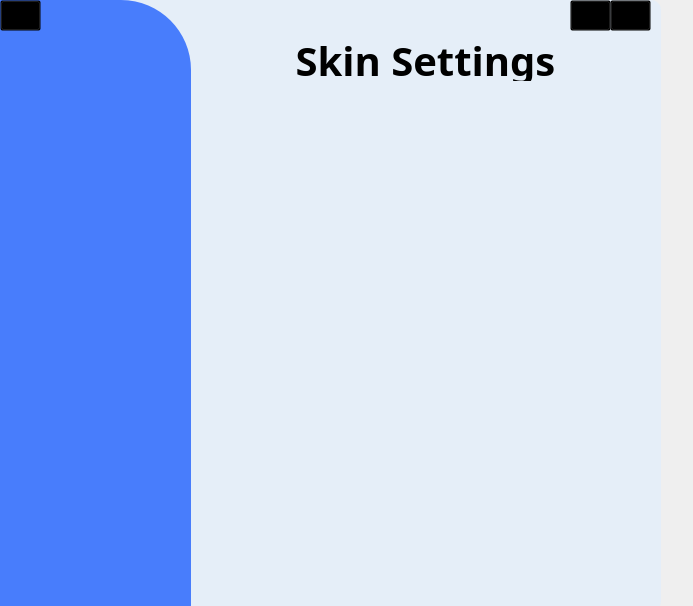
<?xml version="1.0" encoding="UTF-8"?>
<ui version="4.0">
 <class>MainWindow</class>
 <widget class="QMainWindow" name="MainWindow">
  <property name="geometry">
   <rect>
    <x>0</x>
    <y>0</y>
    <width>693</width>
    <height>606</height>
   </rect>
  </property>
  <property name="windowTitle">
   <string>MainWindow</string>
  </property>
  <widget class="QWidget" name="centralwidget">
   <property name="styleSheet">
    <string notr="true"/>
   </property>
   <widget class="QLabel" name="label">
    <property name="geometry">
     <rect>
      <x>0</x>
      <y>0</y>
      <width>661</width>
      <height>611</height>
     </rect>
    </property>
    <property name="styleSheet">
     <string notr="true">background-color:#E5EEF8;
border-radius: 10px;
</string>
    </property>
    <property name="text">
     <string/>
    </property>
   </widget>
   <widget class="QLabel" name="leftLabel">
    <property name="geometry">
     <rect>
      <x>0</x>
      <y>0</y>
      <width>191</width>
      <height>611</height>
     </rect>
    </property>
    <property name="styleSheet">
     <string notr="true">background-color: #487DFC;
border-top-right-radius: 70px;</string>
    </property>
    <property name="text">
     <string/>
    </property>
   </widget>
   <widget class="QLabel" name="titleLabel">
    <property name="geometry">
     <rect>
      <x>200</x>
      <y>40</y>
      <width>451</width>
      <height>41</height>
     </rect>
    </property>
    <property name="font">
     <font>
      <family>Bahnschrift Condensed</family>
      <pointsize>30</pointsize>
      <bold>true</bold>
     </font>
    </property>
    <property name="styleSheet">
     <string notr="true"/>
    </property>
    <property name="text">
     <string>Skin Settings</string>
    </property>
    <property name="alignment">
     <set>Qt::AlignCenter</set>
    </property>
   </widget>
   <widget class="QPushButton" name="backBtn">
    <property name="geometry">
     <rect>
      <x>0</x>
      <y>0</y>
      <width>41</width>
      <height>31</height>
     </rect>
    </property>
    <property name="cursor">
     <cursorShape>PointingHandCursor</cursorShape>
    </property>
    <property name="styleSheet">
     <string notr="true">QPushButton {
    background-color: transparent;
}

QPushButton:hover {
    color: #00DD63;
	border: 1px solid  #00DD63;
	border-top-right-radius:10px;
}
</string>
    </property>
    <property name="text">
     <string/>
    </property>
    <property name="icon">
     <iconset resource="C:/Users/Byke/AppData/Local/Programs/Python/Python310/Lib/site-packages/qt6_applications/Qt/bin/setting_frame_res.qrc">
      <normaloff>:/Icons/D:/Projects/newPy/QT_Project/Player/res/Icons/arrow-left.svg</normaloff>:/Icons/D:/Projects/newPy/QT_Project/Player/res/Icons/arrow-left.svg</iconset>
    </property>
    <property name="iconSize">
     <size>
      <width>32</width>
      <height>32</height>
     </size>
    </property>
   </widget>
   <widget class="QPushButton" name="closeBtn">
    <property name="geometry">
     <rect>
      <x>610</x>
      <y>0</y>
      <width>41</width>
      <height>31</height>
     </rect>
    </property>
    <property name="cursor">
     <cursorShape>PointingHandCursor</cursorShape>
    </property>
    <property name="styleSheet">
     <string notr="true">QPushButton {
    background-color: transparent;
}

QPushButton:hover {
    color: #00DD63;
	border: 1px solid red;
}
</string>
    </property>
    <property name="text">
     <string/>
    </property>
    <property name="icon">
     <iconset resource="C:/Users/Byke/AppData/Local/Programs/Python/Python310/Lib/site-packages/qt6_applications/Qt/bin/setting_frame_res.qrc">
      <normaloff>:/Icons/D:/Projects/newPy/QT_Project/Player/res/Icons/x.svg</normaloff>:/Icons/D:/Projects/newPy/QT_Project/Player/res/Icons/x.svg</iconset>
    </property>
    <property name="iconSize">
     <size>
      <width>32</width>
      <height>32</height>
     </size>
    </property>
   </widget>
   <widget class="QPushButton" name="minBtn">
    <property name="geometry">
     <rect>
      <x>570</x>
      <y>0</y>
      <width>41</width>
      <height>31</height>
     </rect>
    </property>
    <property name="cursor">
     <cursorShape>PointingHandCursor</cursorShape>
    </property>
    <property name="styleSheet">
     <string notr="true">QPushButton {
    background-color: transparent;
}

QPushButton:hover {
    border: 1px solid  #00DD63;
	border-top-left-radius:10px;
}
</string>
    </property>
    <property name="text">
     <string/>
    </property>
    <property name="icon">
     <iconset resource="C:/Users/Byke/AppData/Local/Programs/Python/Python310/Lib/site-packages/qt6_applications/Qt/bin/setting_frame_res.qrc">
      <normaloff>:/Icons/D:/Projects/newPy/QT_Project/Player/res/Icons/minus.svg</normaloff>:/Icons/D:/Projects/newPy/QT_Project/Player/res/Icons/minus.svg</iconset>
    </property>
    <property name="iconSize">
     <size>
      <width>32</width>
      <height>32</height>
     </size>
    </property>
   </widget>
  </widget>
 </widget>
 <resources>
  <include location="C:/Users/Byke/AppData/Local/Programs/Python/Python310/Lib/site-packages/qt6_applications/Qt/bin/setting_frame_res.qrc"/>
 </resources>
 <connections/>
</ui>
